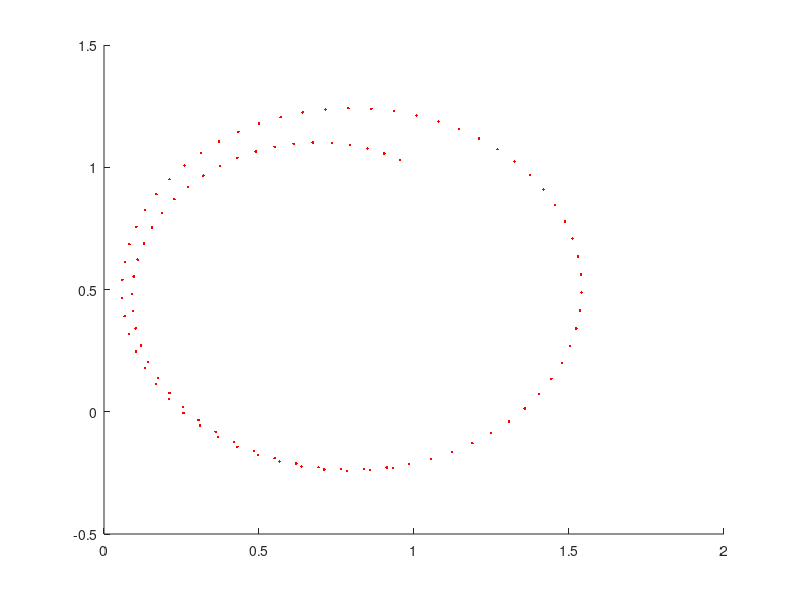

Reproduce this figure in MATLAB. (Note: this script raises an error after producing the figure.)
% understand how to work with autonomous DS (time-independent, state-only
% dependent Dynamical Systems)

% \dot{x} = A*x

A = [-2, -4; -4, -2];

%xd = A*x;

% %%
% 
% figure('name','Streamlines')
% 
% % Plot colormap
% limits = [-80 80 -20 20];    
% axlim = limits;
% nx = 200; ny = 200;
% ax_x=linspace(axlim(1),axlim(2),nx); %computing the mesh points along each axis
% ax_y=linspace(axlim(3),axlim(4),ny); %computing the mesh points along each axis
% [x_tmp, y_tmp]=meshgrid(ax_x,ax_y); %meshing the input domain
% x=[x_tmp(:), y_tmp(:)]';
% 
% d = 2; % 2D
% xd = A*x;
% %xd = GMR(Priors,Mu([1 2 4 5],:),Sigma([1 2 4 5],[1 2 4 5],:),x,1:d,d+1:2*d); 
% 
% streamslice(x_tmp,y_tmp,reshape(xd(1,:),ny,nx),reshape(xd(2,:),ny,nx),1,'method','linear')
% 
% % % Get the magnitude of the Velocity
% % xdnorm = vecnorm(xd);
% % z_tmp = xdnorm;
% % h = pcolor(x_tmp,y_tmp,reshape(xdnorm,nx,ny));
% 
% % set(h,'linestyle','none');
% % colorbar;
% 
% %%
% [x,y] = meshgrid(0:0.1:1,0:0.1:1);
% u = x;
% v = -y;
% 
% figure
% % quiver(x,y,u,v)
% 
% startx = 0.1:0.1:1;
% starty = ones(size(startx));
% streamline(x,y,u,v,startx,starty)

%%
% 
% [x, y] = meshgrid(-1.5:0.1:1.5, -1.5:0.1:1.5);
% u = x + cos(4*x) + 3;         % x-component of vector field
% v = sin(4*x) - sin(2*y);      % y-component of vector field
% 
% streamslice(x, y, u, v, 1.5);

%%

figure('name','Streamlines')

[x, y] = meshgrid(-8:0.1:8, -8:0.1:8);

d = 2; % 2D
% attractor
% xd = A(1)*[x - 27];
% yd = A(2)*[y - 30];

% attractor curved
% xd = A(1)*[x + 20] + A(2)*[y - x];
% yd = A(2)*[y - x];

% Limit cycles
u = -2;
xd = -A(1)*[y + 4] + u*x;
yd = A(2)*[x - 3] + u*y;

% Limit cycle one radius
xd =  [y + 4] - [x - 3].*([x - 3].^2 + [y + 4].^2 - 4);
yd = -[x - 3] - [y + 4].*([x - 3].^2 + [y + 4].^2 - 4);

%% Limit Cycle - circle
% define variables
r = [0.5, 0.8];    % center of limit cycle
r0 = 0.5;        % radius = sqrt(r0)

% Limit cycle one radius
xd =  [y - r(2)] - [x - r(1)].*([x - r(1)].^2 + [y - r(2)].^2 - r0);
yd = -[x - r(1)] - [y - r(2)].*([x - r(1)].^2 + [y - r(2)].^2 - r0);

xtest = 1
ytest = 1

figure(2)
for i=1:100
    hold on;
    xd =  [ytest - r(2)] - [xtest - r(1)].*([xtest - r(1)].^2 + [ytest - r(2)].^2 - r0);
    yd = -[xtest - r(1)] - [ytest - r(2)].*([xtest - r(1)].^2 + [ytest - r(2)].^2 - r0);
    
    xtest = xtest + xd*0.1;
    ytest = ytest + yd*0.1;
    
    plot(ytest,xtest, '.r');
end
    

%% Limit Cycle - ellipse
% define variables
% r = [3, -4];    % center of limit cycle
% r0 = [2, 25];        % radius of ellipse = sqrt(r0)
% 
% % Limit cycle one radius
% xd =  [y - r(2)] - [x - r(1)].*(([x - r(1)].^2)./r0(1) + ([y - r(2)].^2)./r0(2) - 1);
% yd = -[x - r(1)] - [y - r(2)].*(([x - r(1)].^2)./r0(1) + ([y - r(2)].^2)./r0(2) - 1);

%% Single Attractor
% Attractor with local attraction (higher the degree => the higher the
% attraction locally)
% xd = A(1)*[y + 4] - 0.8*x + (-5)*x.^3;
% yd = -A(2)*[x - 3];

% Limit cycles - stable attractor
% xd = A(1)*[y + 4] - 0.8*x;
% yd = -A(2)*[x - 3];

% Limit cycles - unstable attractor
% xd = A(1)*[y + 4] + 0.8*x;
% yd = -A(2)*[x - 3];

% local attraction that shifts the trajectory
% xd =  [y - r(2)] - [x].*([x - r(1)].^2 + [y - r(2)].^2 - r0(1));
% yd = -[x - r(1)] - [y].*([x - r(1)].^2 + [y - r(2)].^2 - r0(2));


%streamslice(x_tmp,y_tmp,reshape(xd(1,:),ny,nx),reshape(xd(2,:),ny,nx),1,'method','linear')
streamslice(x, y, xd, yd, 2);
axis([-8, 8, -8, 8]);
